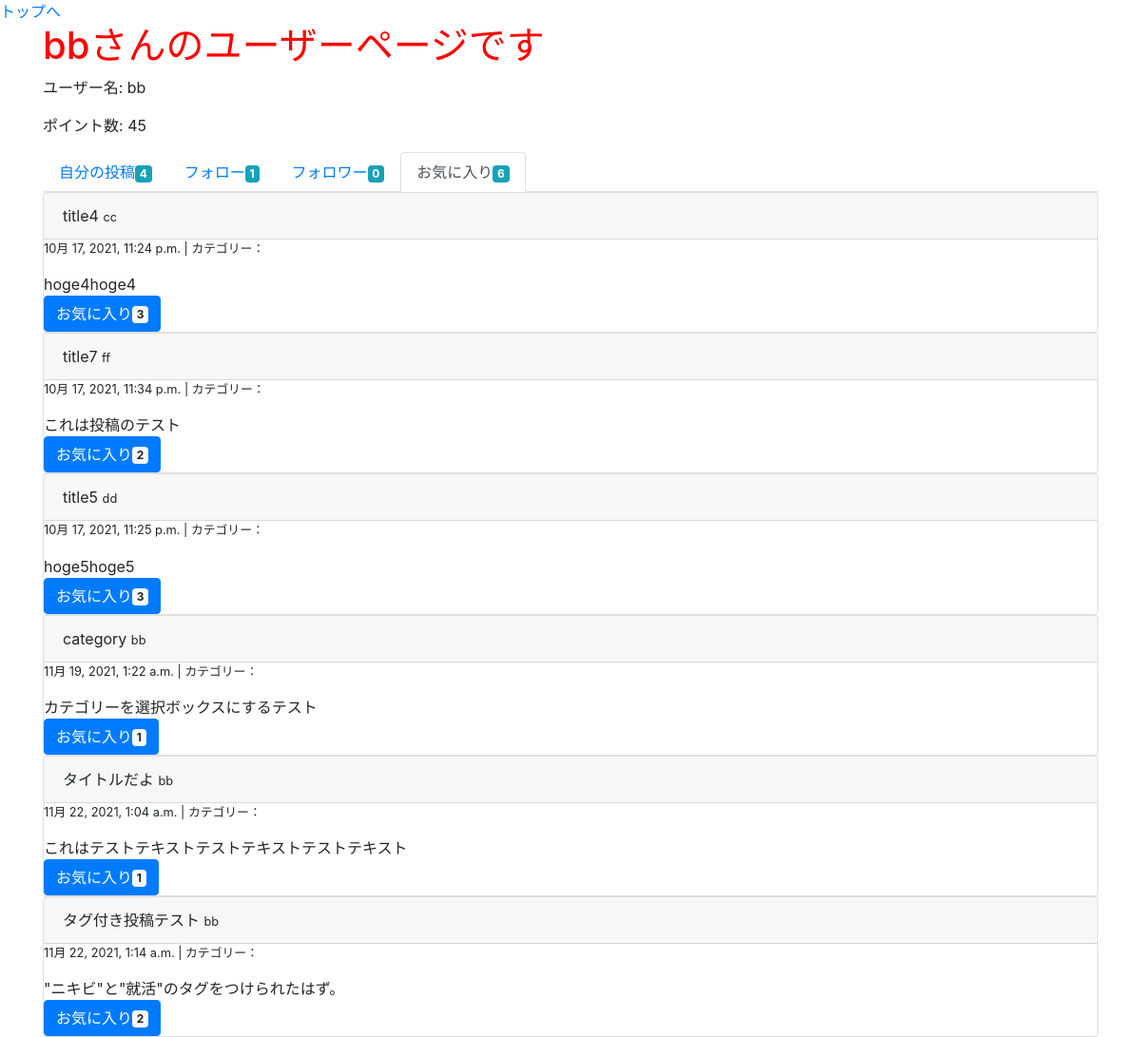
/user/3/favo (signed in), run on an earlier commit of the app's database.
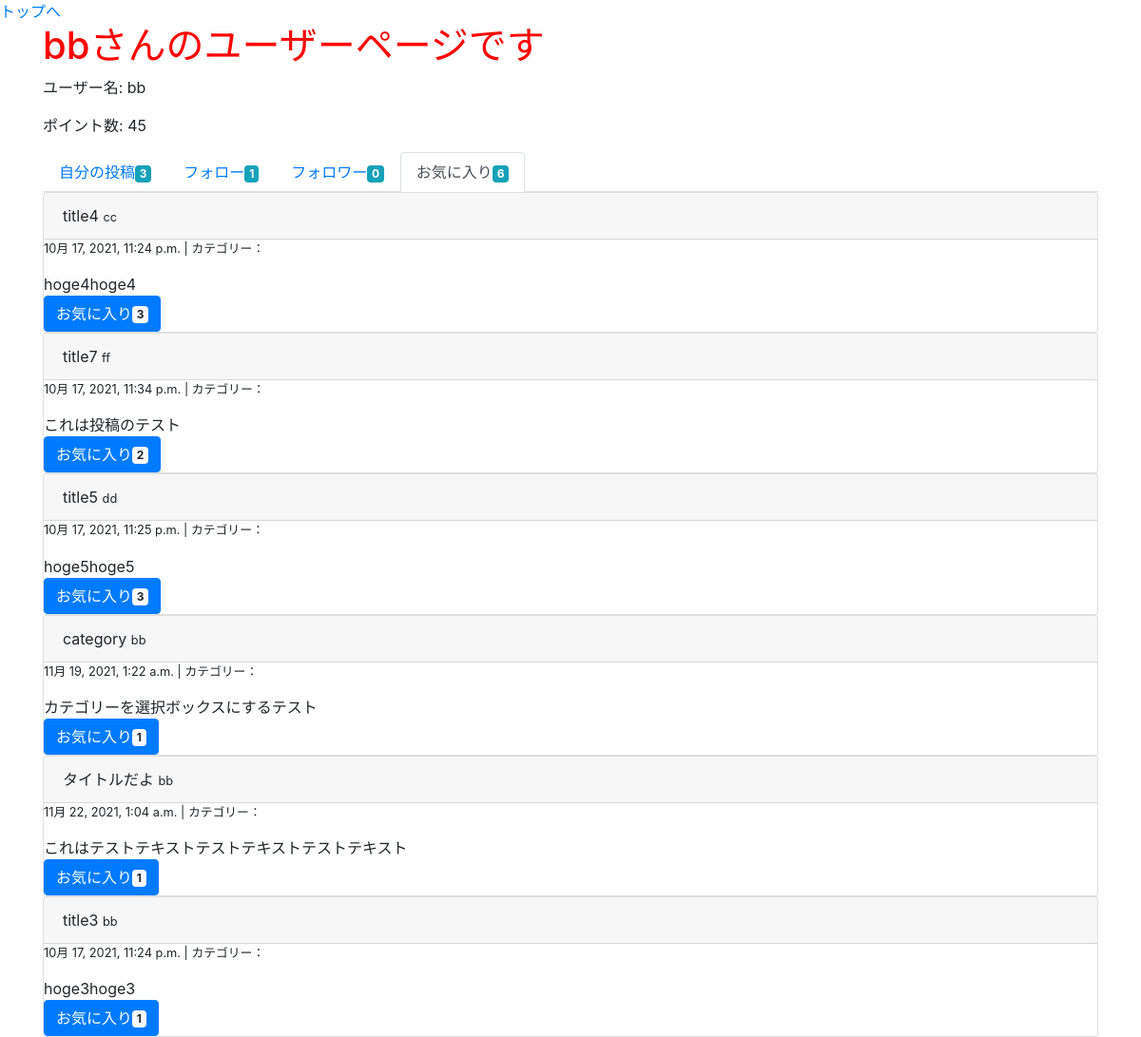
And on a later commit of the database.
### groomings/models.py (models this page shows, shortened)
class User(AbstractBaseUser, PermissionsMixin):
    username = models.CharField(max_length=150)
    email = models.EmailField(max_length=255, unique=True)
    image = models.FileField(upload_to='user_image/', null=True)
    point = models.IntegerField(default=50, validators=[MinValueValidator(0)])
    follow = models.ManyToManyField(
        'self', blank=True, symmetrical=False, related_name="follower"
    )
    is_active = models.BooleanField(default=True)
    is_staff = models.BooleanField(default=False) # 管理画面にログインできるかどうか
    USERNAME_FIELD = 'email' # このテーブルのレコードを一意に識別
    REQUIRED_FIELDS = ['username'] # スーパーユーザー作成時に入力する(emailとパスワードは必須だからそれ以外で)
    objects = UserManager()
    class Meta:
        db_table = 'user'

class Date(models.Model):
    created_at = models.DateTimeField(default=now)
    class Meta:
        abstract = True

class Post(Date):
    title = models.CharField(max_length=30)
    image1 = models.FileField(upload_to='post_image/', null=True, blank=True)
    image2 = models.FileField(upload_to='post_image/', null=True, blank=True)
    image3 = models.FileField(upload_to='post_image/', null=True, blank=True)
    text = models.TextField()
    user = models.ForeignKey(
        'User', on_delete=models.CASCADE, related_name="user_post"
    )
    favorite = models.ManyToManyField(User, related_name="user_favo_post")
    category = models.CharField(max_length=15, default='カテゴリーなし')
    class Meta:
        db_table = 'post'

### groomings/views.py (the view)
# urls.py: path(r'user/<int:user_id>/favo', views.user_favo, name='user_favo'), # ユーザーのお気に入り投稿ページ
@login_required
def user_favo(request, user_id):
    user = User.objects.get(pk=user_id)
    my_follows = request.user.follow.all()
    favo_posts = user.user_favo_post.all()
    return render(request, 'groomings/user_favo.html', context={"page_owner": user, "my_follows": my_follows, 'favo_posts': favo_posts})

### groomings/templatetags/tag_event.py (called while the page is built)
@register.filter(name="count_favo")
def count_favo(post):
    return post.favorite.all().count()

@register.filter(name="count_follow")
def count_follow(user):
    return user.follow.all().count()

@register.filter(name="count_follower")
def count_follwer(user):
    return user.follower.all().count()

@register.filter(name="count_my_post")
def count_my_post(user):
    return user.user_post.all().count()

@register.filter(name="count_my_favo")
def count_my_favo(user):
    return user.user_favo_post.all().count()

### groomings/templates/groomings/user_favo.html (shortened to what this page needs)
{% extends "groomings/_user.html" %}
{% load tag_event %}
{% block posts %}
    <ul class="nav nav-tabs">
        <li class="nav-item"><a href="{% url 'groomings:user' page_owner.id %}" class="nav-link">自分の投稿<span class="badge badge-info">{{ page_owner | count_my_post }}</span></a></li>
        <li class="nav-item"><a href="{% url 'groomings:followee' page_owner.id %}" class="nav-link">フォロー<span class="badge badge-info">{{ page_owner | count_follow }}</span></a></li>
        <li class="nav-item"><a href="{% url 'groomings:follower' page_owner.id %}" class="nav-link">フォロワー<span class="badge badge-info">{{ page_owner | count_follower }}</span></a></li>
        <li class="nav-item"><a href="{% url 'groomings:user_favo' page_owner.id %}" class="nav-link active">お気に入り<span class="badge badge-info">{{ page_owner | count_my_favo }}</span></a></li>
      </ul>
    {% for favo_post in favo_posts %}
      <div class="post card">
        <div class="card-header">
          {{ favo_post.title }}
          <small>{{ favo_post.user.username }}</small>
        </div>
        <div class="body">
          <p class="small">{{ favo_post.created_at }} | カテゴリー：{{ post.category }}</p>
          <span>{{ favo_post.text }}</span><br>
          <button class="btn btn-primary">お気に入り<span class="badge badge-light">{{ favo_post | count_favo }}</span></button>
        </div>
      </div>
    {% endfor %}
{% endblock %}

### groomings/templates/groomings/_user.html (shortened to what this page needs)
{% extends "groomings/base.html" %}
{% block content %}
  <h1 >{{ page_owner.username }}さんのユーザーページです</h1>
  <div class="card-title">
    <p>ユーザー名: {{ page_owner.username }}</p>
    <p>ポイント数: {{ page_owner.point }}</p>
  </div>
  <div>
    {% block posts %}{% endblock %}
  </div>
{% endblock %}

What changed in the data, as far as the page shows it:
removed Post: title "タグ付き投稿テスト", user.username "bb", created_at "11月 22, 2021, 1:14 a.m.", text "\"ニキビ\"と\"就活\"のタグをつけられたはず。", id "2"
computed for User "bb": id "4" → "3"
now on this page (row unchanged): Post: title "title3", user.username "bb", created_at "10月 17, 2021, 11:24 p.m.", text "hoge3hoge3", id "1"
